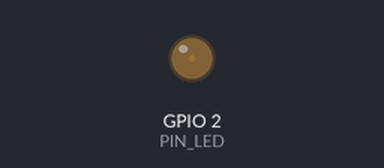
The sketch below on a simulated ESP32. On the bench: output pins drawn as LEDs (lit = HIGH).

Above: at 0.05 s.
At 1.15 s:
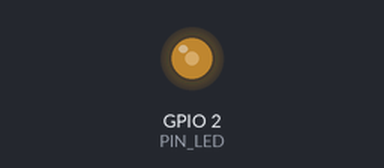
At 2.3 s:
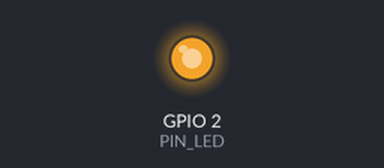
At 4.55 s:
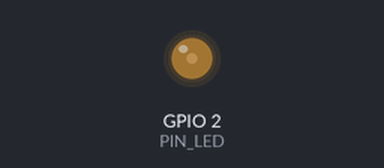
Timing chart, 0 to 6.6 s (numbered marks = the images above):
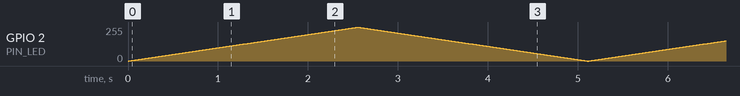

The sketch:

pulseWidthModulationGradualOnOff.ino
```cpp
#include <Arduino.h>
#include <esp32-hal-ledc.h>

#define PIN_LED   2    // Define the LED pin
#define CHN       0    // Define the PWM channel
#define FRQ       1000 // Define the PWM frequency
#define PWM_BIT   8    // Define the PWM resolution (8-bit)

void setup() {
  // Setup the PWM channel
  ledcSetup(CHN, FRQ, PWM_BIT);
  // Attach the LED pin to the PWM channel
  ledcAttachPin(PIN_LED, CHN);
}

void loop() {
  // Fade in the LED
  for (int i = 0; i < 255; i++) {
    ledcWrite(CHN, i);
    delay(10);
  }
  // Fade out the LED
  for (int i = 255; i > -1; i--) {
    ledcWrite(CHN, i);
    delay(10);
  }
}
```
